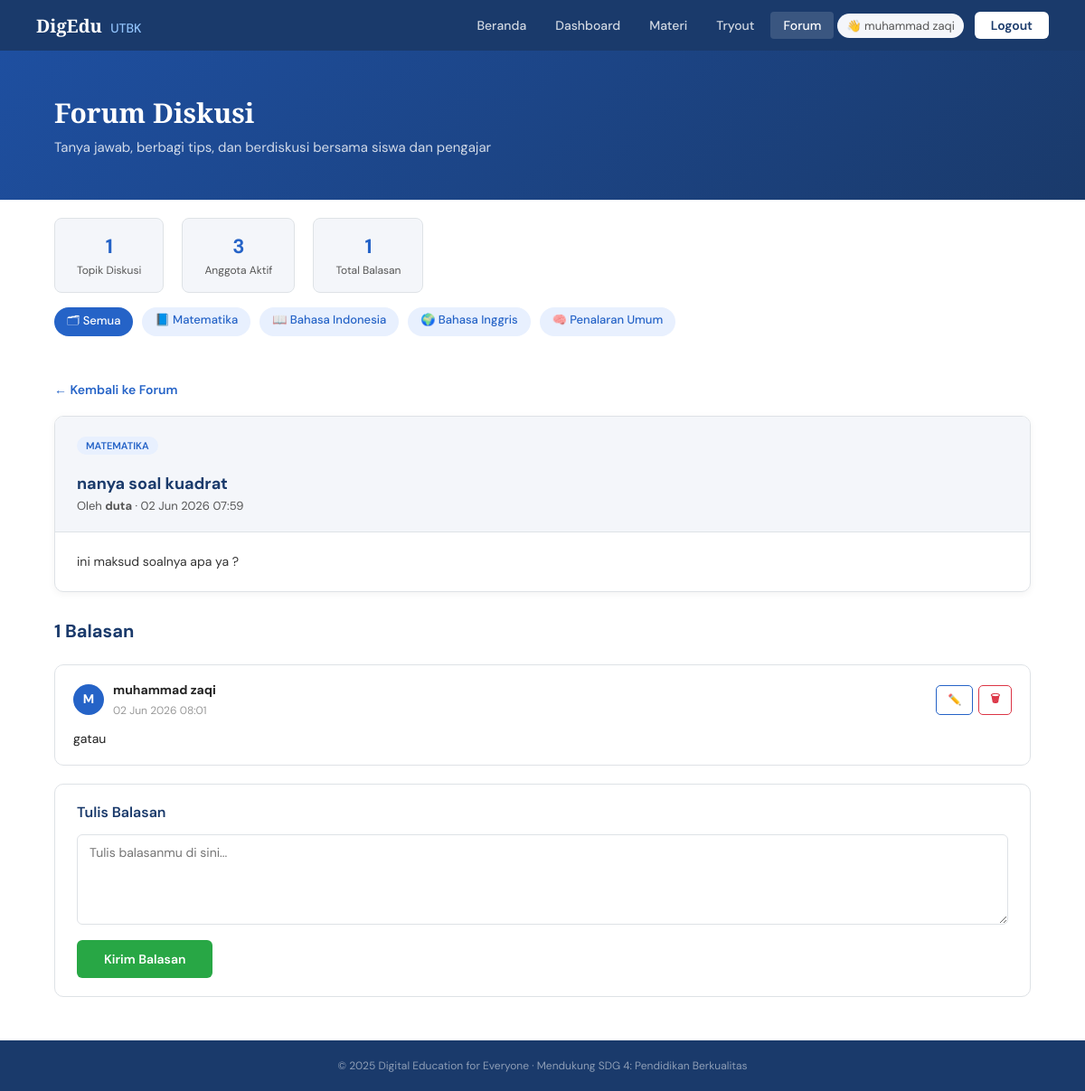
The app's page /pages/forum.php?thread=4 (signed in) with its own data.
### tables this page shows
CREATE TABLE `forum_threads` (
  `id` int NOT NULL,
  `user_id` int NOT NULL,
  `judul` varchar(255) NOT NULL,
  `isi` text NOT NULL,
  `kategori` enum('Matematika','Bahasa Indonesia','Bahasa Inggris','Penalaran Umum','Umum') DEFAULT 'Umum',
  `created_at` datetime DEFAULT CURRENT_TIMESTAMP
);

CREATE TABLE `users` (
  `id` int NOT NULL,
  `nama` varchar(100) NOT NULL,
  `email` varchar(100) NOT NULL,
  `password` varchar(255) NOT NULL,
  `role` enum('siswa','admin') DEFAULT 'siswa',
  `created_at` datetime DEFAULT CURRENT_TIMESTAMP
);

CREATE TABLE `forum_replies` (
  `id` int NOT NULL,
  `thread_id` int NOT NULL,
  `user_id` int NOT NULL,
  `isi` text NOT NULL,
  `created_at` datetime DEFAULT CURRENT_TIMESTAMP
);

### pages/forum.php (the view, shortened to what this page needs)
<?php
$base_path  = '../';
require_once '../includes/db.php';
$user_id = $_SESSION['user_id'] ?? 0;
$view_thread = null; $replies = [];
if (isset($_GET['thread'])) {
    $tid  = (int)$_GET['thread'];
    $stmt = $conn->prepare("SELECT t.*, u.nama FROM forum_threads t JOIN users u ON t.user_id=u.id WHERE t.id=?");
    $stmt->bind_param('i', $tid);
    $stmt->execute();
    $view_thread = $stmt->get_result()->fetch_assoc();
    if ($view_thread) {
        $rs = $conn->prepare("SELECT r.*, u.nama FROM forum_replies r JOIN users u ON r.user_id=u.id WHERE r.thread_id=? ORDER BY r.created_at ASC");
        $rs->bind_param('i', $tid);
        $rs->execute();
        $replies = $rs->get_result()->fetch_all(MYSQLI_ASSOC);
    }
}
$filter_kat  = $_GET['kat'] ?? '';
$jml_thread  = $conn->query("SELECT COUNT(*) AS c FROM forum_threads")->fetch_assoc()['c'];
$jml_anggota = $conn->query("SELECT COUNT(*) AS c FROM users")->fetch_assoc()['c'];
$jml_balasan = $conn->query("SELECT COUNT(*) AS c FROM forum_replies")->fetch_assoc()['c'];
require_once '../includes/header.php';
?>
<main>
  <div class="page-header animate__animated animate__fadeIn">
    <h1>Forum Diskusi</h1>
    <p>Tanya jawab, berbagi tips, dan berdiskusi bersama siswa dan pengajar</p>
  </div>
  <div class="forum-stats">
    <div class="stat-box animate__animated animate__fadeInUp" style="animation-delay:.1s"><h3><?= $jml_thread ?></h3><p>Topik Diskusi</p></div>
    <div class="stat-box animate__animated animate__fadeInUp" style="animation-delay:.2s"><h3><?= $jml_anggota ?></h3><p>Anggota Aktif</p></div>
    <div class="stat-box animate__animated animate__fadeInUp" style="animation-delay:.3s"><h3><?= $jml_balasan ?></h3><p>Total Balasan</p></div>
  </div>
  <div class="forum-category">
    <a href="forum.php" class="forum-tag <?= !$filter_kat?'active':'' ?>">🗂 Semua</a>
    <?php foreach (['Matematika'=>'📘','Bahasa Indonesia'=>'📖','Bahasa Inggris'=>'🌍','Penalaran Umum'=>'🧠'] as $kat=>$ico): ?>
      <a href="forum.php?kat=<?= urlencode($kat) ?>" class="forum-tag <?= $filter_kat===$kat?'active':'' ?>"><?= $ico ?> <?= $kat ?></a>
    <?php endforeach; ?>
  </div>
  <div class="section">
  <?php if ($view_thread): ?>
    <a href="forum.php" class="btn-back">← Kembali ke Forum</a>
    <div class="thread-detail animate__animated animate__fadeIn">
      <div class="thread-header">
        <span class="card-badge"><?= htmlspecialchars($view_thread['kategori']) ?></span>
        <h2 id="thread-judul-text"><?= htmlspecialchars($view_thread['judul']) ?></h2>
        <p class="thread-meta">Oleh <strong><?= htmlspecialchars($view_thread['nama']) ?></strong> · <?= date('d M Y H:i', strtotime($view_thread['created_at'])) ?></p>
      </div>
      <div class="thread-body">
        <p id="thread-isi-text"><?= nl2br(htmlspecialchars($view_thread['isi'])) ?></p>
      </div>
    </div>
    <h3 class="section-title" style="margin-top:30px"><?= count($replies) ?> Balasan</h3>
    <?php foreach ($replies as $rp): ?>
    <div class="reply-item animate__animated animate__fadeInUp" id="reply-<?= $rp['id'] ?>">
      <div class="reply-author">
        <span class="avatar-circle"><?= strtoupper(substr($rp['nama'],0,1)) ?></span>
        <div>
          <strong><?= htmlspecialchars($rp['nama']) ?></strong>
          <span class="reply-time"><?= date('d M Y H:i', strtotime($rp['created_at'])) ?></span>
        </div>
        <?php if ($rp['user_id'] == $user_id): ?>
        <div style="margin-left:auto;display:flex;gap:6px">
          <button class="btn-edit-sm" onclick="toggleEditReply(<?= $rp['id'] ?>)">✏️</button>
          <form method="POST" style="display:inline" onsubmit="return confirmHapusReply(event)">
            <button type="submit" class="btn-danger-sm">🗑</button>
          </form>
        </div>
        <?php endif; ?>
      </div>
      <p id="reply-isi-<?= $rp['id'] ?>"><?= nl2br(htmlspecialchars($rp['isi'])) ?></p>
    </div>
    <?php endforeach; ?>
    <div class="reply-form-wrap">
      <h3>Tulis Balasan</h3>
      <form method="POST" action="forum.php">
        <textarea name="isi" placeholder="Tulis balasanmu di sini..." required></textarea>
        <button type="submit" class="btn-primary">Kirim Balasan</button>
      </form>
    </div>
  <?php endif; ?>
  </div>
</main>
<?php require_once '../includes/footer.php'; ?>

### includes/header.php (shortened to what this page needs)
<?php
$current_page = basename($_SERVER['PHP_SELF'], '.php');
$nama_user = $_SESSION['nama_user'] ?? '';
?>
<!DOCTYPE html>
<html lang="id">
<head>
  <script src="https://cdn.tailwindcss.com"></script>
  <link rel="stylesheet" href="<?= $base_path ?? '' ?>assets/css/style.css" />
  <link rel="stylesheet" href="https://cdnjs.cloudflare.com/ajax/libs/animate.css/4.1.1/animate.min.css" />
</head>
<body>
<nav class="navbar">
  <a href="<?= $base_path ?? '' ?>pages/beranda.php" class="brand">
    DigEdu <span>UTBK</span>
  </a>
  <div class="nav-links">
    <a href="<?= $base_path ?? '' ?>pages/beranda.php"   class="<?= $current_page==='beranda'   ? 'active':'' ?>">Beranda</a>
    <a href="<?= $base_path ?? '' ?>pages/dashboard.php" class="<?= $current_page==='dashboard' ? 'active':'' ?>">Dashboard</a>
    <a href="<?= $base_path ?? '' ?>pages/materi.php"    class="<?= $current_page==='materi'    ? 'active':'' ?>">Materi</a>
    <a href="<?= $base_path ?? '' ?>pages/tryout.php"    class="<?= $current_page==='tryout'    ? 'active':'' ?>">Tryout</a>
    <a href="<?= $base_path ?? '' ?>pages/forum.php"     class="<?= $current_page==='forum'     ? 'active':'' ?>">Forum</a>
    <?php if ($nama_user): ?>
      <span class="nav-user">👋 <?= htmlspecialchars($nama_user) ?></span>
    <?php endif; ?>
    <a href="<?= $base_path ?? '' ?>pages/logout.php" class="btn-logout">Logout</a>
  </div>
</nav>

### includes/footer.php
<footer>
  <p>© 2025 Digital Education for Everyone · Mendukung SDG 4: Pendidikan Berkualitas</p>
</footer>
</body>
</html>

### records on screen
forum_threads: kategori "MATEMATIKA", judul "nanya soal kuadrat", user.nama "duta", created_at "02 Jun 2026 07:59", isi "ini maksud soalnya apa ya ?"
forum_replies: user.nama "M", user.nama "muhammad zaqi", created_at "02 Jun 2026 08:01", isi "gatau"

### other values on screen
$nama_user "muhammad zaqi"
$jml_thread "1"
$jml_anggota "3"
$jml_balasan "1"
$ico "📘"
$kat "Matematika"
$ico "📖"
$kat "Bahasa Indonesia"
$ico "🌍"
$kat "Bahasa Inggris"
$ico "🧠"
$kat "Penalaran Umum"
count($replies) "1"
